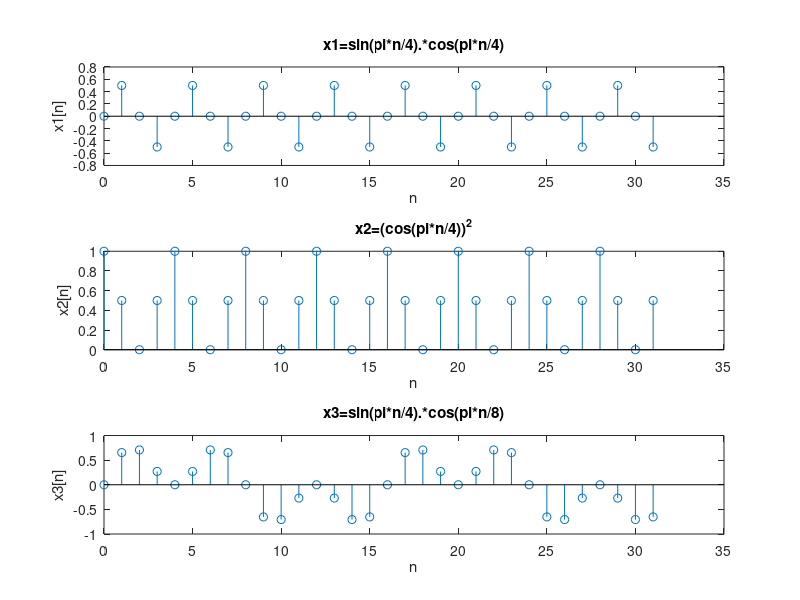

MATLAB code for this plot:
% exercise 1.2(d)

n=0:1:31;
x1=(sin(pi*n/4)).*(cos(pi*n/4));
subplot(3,1,1)
stem(n,x1) %to plot the graph of x1
title('x1=sin(pi*n/4).*cos(pi*n/4)')
xlabel('n')
ylabel('x1[n]')

x2=(cos(pi*n/4)).^2;
subplot(3,1,2)
stem(n,x2) %to plot the graph of x2
title('x2=(cos(pi*n/4))^2')
xlabel('n')
ylabel('x2[n]')

x3=(sin(pi*n/4)).*(cos(pi*n/8));
subplot(3,1,3)
stem(n,x3) %to plot the graph of x3
title('x3=sin(pi*n/4).*cos(pi*n/8)')
xlabel('n')
ylabel('x3[n]')